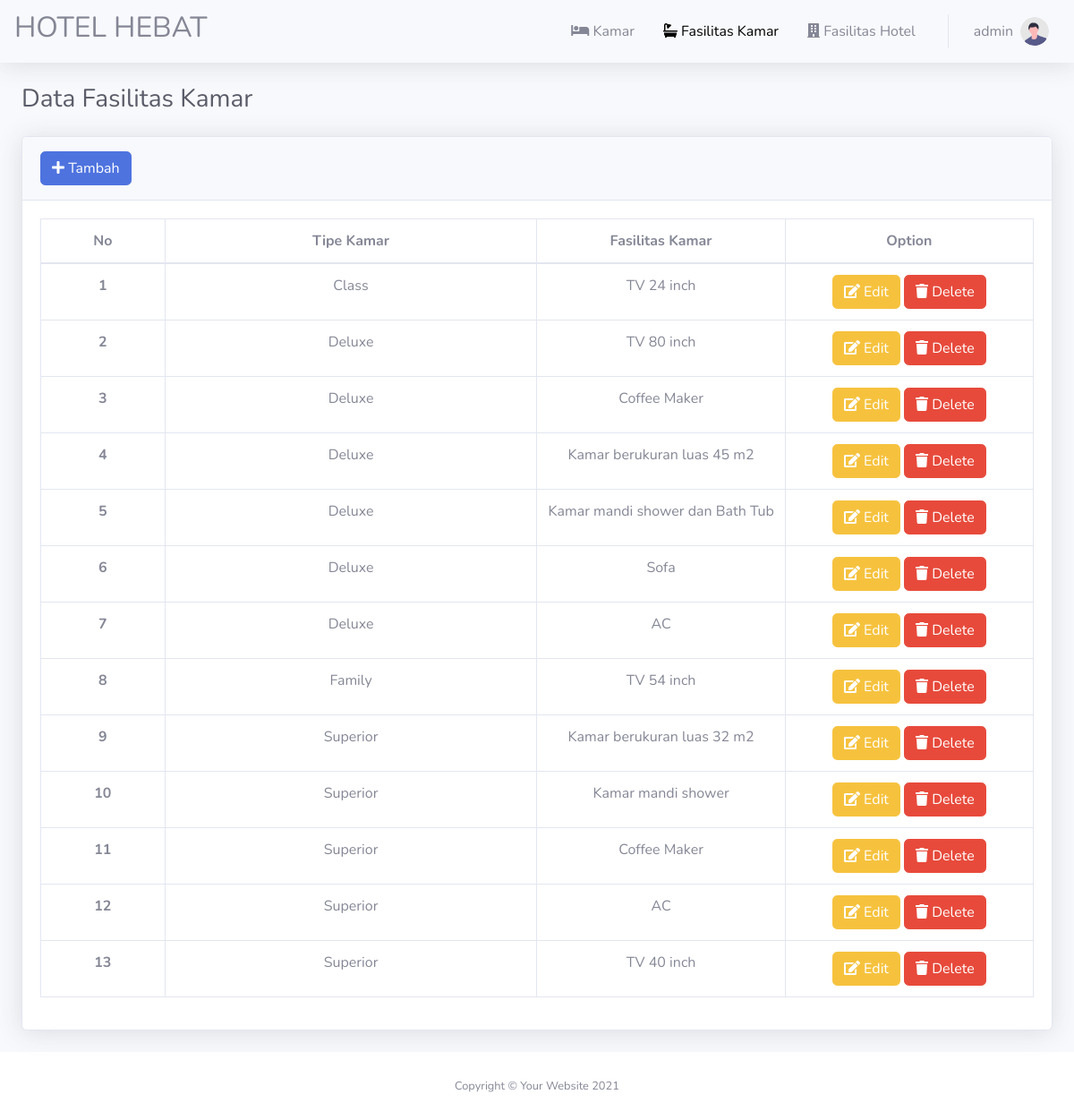
The app's page /admin/fasilitas-kamar.php (signed in) with its own data.
### tables this page shows
CREATE TABLE `user` (
  `id` int(11) NOT NULL,
  `username` varchar(100) NOT NULL,
  `password` varchar(100) NOT NULL,
  `nama` varchar(100) NOT NULL,
  `email` varchar(100) NOT NULL,
  `no_telpon` varchar(20) NOT NULL,
  `level` varchar(50) NOT NULL
);

CREATE TABLE `fasilitas_kamar` (
  `id` int(11) NOT NULL,
  `tipe_kamar` varchar(100) NOT NULL,
  `nama_fasilitas` varchar(100) NOT NULL
);

### admin/fasilitas-kamar.php (the view, shortened to what this page needs)
<?php
require '../koneksi.php';
if (!isset($_SESSION['admin'])) {
    header('location:../login.php');
} else {
    $user = $_SESSION['admin'];
}
?>
<!DOCTYPE html>
<html lang="en">
<head>
    <?php include './heading.php'; ?>
</head>
<body id="page-top">
    <div id="wrapper">
        <div id="content-wrapper" class="d-flex flex-column">
            <div id="content">
                <nav class="navbar navbar-expand navbar-light bg-none topbar mb-4 static-top shadow">
                    <h2>HOTEL HEBAT</h3>
                        <ul class="navbar-nav ml-auto">
                            <li class="nav-item">
                                <a class="nav-link" href="./index.php" id="userDropdown" aria-haspopup="true" aria-expanded="false">
                                    <span class="mr-2 d-none d-lg-inline text-gray-600"><i class="fas fa-bed"></i> Kamar</span>
                                </a>
                            </li>
                            <li class="nav-item">
                                <a class="nav-link" href="./fasilitas-kamar.php" id="userDropdown" aria-haspopup="true" aria-expanded="false">
                                    <span class="mr-2 d-none d-lg-inline text-gray-600 active"><i class="fas fa-bath"></i> Fasilitas Kamar</span>
                                </a>
                            </li>
                            <li class="nav-item">
                                <a class="nav-link" href="./fasilitas-hotel.php" id="userDropdown" aria-haspopup="true" aria-expanded="false">
                                    <span class="mr-2 d-sm-none d-lg-inline text-gray-600"><i class="fas fa-building"></i> Fasilitas Hotel</span>
                                </a>
                            </li>
                            <?php
                            if ($user == "") {
                            ?>
                                <li class="nav-item my-auto">
                                    <a href="" class="btn">Daftar</a>
                                    <a href="../login.php" class="btn btn-success">Masuk</a>
                                </li>
                            <?php
                            } elseif ($user != "") {
                                $sql = mysqli_query($conn, "SELECT * FROM user WHERE username = '$user' ");
                                $data = mysqli_fetch_assoc($sql);
                            ?>
                                <li class="nav-item dropdown no-arrow">
                                    <a class="nav-link dropdown-toggle" href="#" id="userDropdown" role="button" data-toggle="dropdown" aria-haspopup="true" aria-expanded="false">
                                        <span class="mr-2 d-none d-lg-inline text-gray-600">
                                            <?= $data['username'] ?>
                                        </span>
                                        <img class="img-profile rounded-circle d-none d-lg-inline" src="../layout/img/undraw_profile.svg">
                                    </a>
                                </li>
                            <?php
                            }
                            ?>
                        </ul>
                </nav>
                <div class="container-fluid" style="min-height: 450px;">
                    <h1 class="h3 mb-4 text-gray-800">Data Fasilitas Kamar</h1>
                    <div class="card shadow mb-4">
                        <div class="card-header py-3">
                            <a href="./create.php?cek=fasilitas kamar" class="btn btn-primary"><i class="fas fa-plus"></i> Tambah</a>
                        </div>
                        <div class="card-body">
                            <div class="table-responsive">
                                <table class="table table-bordered text-center" id="dataTable" width="100%" cellspacing="0">
                                    <thead class="">
                                        <tr>
                                            <th class="col-1">No</th>
                                            <th>Tipe Kamar</th>
                                            <th>Fasilitas Kamar</th>
                                            <th>Option</th>
                                        </tr>
                                    </thead>
                                    <tbody class="">
                                        <?php
                                        $no = 0;
                                        $sql = mysqli_query($conn, "SELECT * FROM fasilitas_kamar ORDER BY tipe_kamar ASC");
                                        while ($data = mysqli_fetch_assoc($sql)) {
                                            $no++;
                                        ?>
                                            <tr class="col">
                                                <th scope="row"><?= $no ?></th>
                                                <td class="col-3"><?= $data['tipe_kamar'] ?></td>
                                                <td class="col-2"><?= $data['nama_fasilitas'] ?></td>
                                                <td class="col-2">
                                                    <a href="./edit.php?cek=fasilitas kamar&id=<?= $data['id'] ?>" class="btn btn-warning"><i class="fas fa-edit"></i> Edit</a>
                                                    <a href="./delete.php?cek=fasilitas_kamar&id=<?= $data['id'] ?>" class="btn btn-danger"><i class="fas fa-trash"></i> Delete</a>
                                                </td>
                                            </tr>
                                        <?php
                                        }
                                        ?>
                                    </tbody>
                                </table>
                            </div>
                        </div>
                    </div>
                </div>
            </div>
            <footer class="sticky-footer bg-white">
                <div class="container my-auto">
                    <div class="copyright text-center my-auto">
                        <span>Copyright &copy; Your Website 2021</span>
                    </div>
                </div>
            </footer>
        </div>
    </div>
</body>
</html>

### style/main.css (style rules this page uses)
.active { color: black !important; }

### records on screen
user: username "admin"
fasilitas_kamar: tipe_kamar "Class", nama_fasilitas "TV 24 inch"
fasilitas_kamar: tipe_kamar "Deluxe", nama_fasilitas "TV 80 inch"
fasilitas_kamar: tipe_kamar "Deluxe", nama_fasilitas "Coffee Maker"
fasilitas_kamar: tipe_kamar "Deluxe", nama_fasilitas "Kamar berukuran luas 45 m2"
fasilitas_kamar: tipe_kamar "Deluxe", nama_fasilitas "Kamar mandi shower dan Bath Tub"
fasilitas_kamar: tipe_kamar "Deluxe", nama_fasilitas "Sofa"
fasilitas_kamar: tipe_kamar "Deluxe", nama_fasilitas "AC"
fasilitas_kamar: tipe_kamar "Family", nama_fasilitas "TV 54 inch"
fasilitas_kamar: tipe_kamar "Superior", nama_fasilitas "Kamar berukuran luas 32 m2"
fasilitas_kamar: tipe_kamar "Superior", nama_fasilitas "Kamar mandi shower"
fasilitas_kamar: tipe_kamar "Superior", nama_fasilitas "Coffee Maker"
fasilitas_kamar: tipe_kamar "Superior", nama_fasilitas "AC"
fasilitas_kamar: tipe_kamar "Superior", nama_fasilitas "TV 40 inch"
